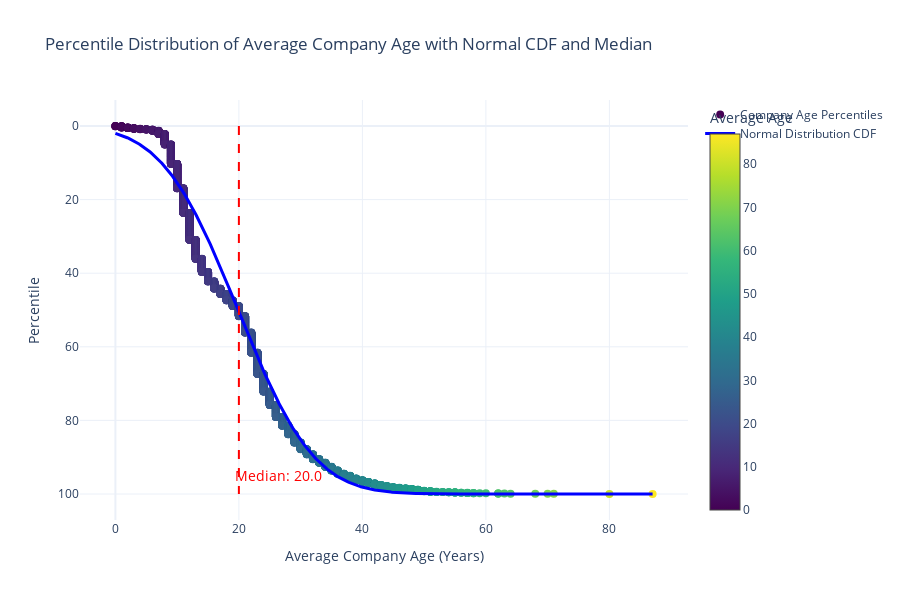

Source (notebook cell):
### Code cell
import numpy as np
import plotly.graph_objects as go
from scipy.stats import norm

# Use your cleaned data (replace this with your actual DataFrame column)
# Example cleaning step:
ages = status_df['average_age'].dropna().sort_values().reset_index(drop=True).to_numpy()

# Calculate percentiles for each age point (0 to 100%)
percentiles = np.linspace(0, 100, len(ages))

# Fit normal distribution to the same cleaned data
mu, std = norm.fit(ages)

# Generate smooth x values for plotting the normal CDF
age_vals = np.linspace(ages.min(), ages.max(), 500)
cdf_vals = norm.cdf(age_vals, loc=mu, scale=std) * 100  # scale to 0-100 percentile

# Calculate median from the exact same data
median_age = np.median(ages)

# Create figure
fig = go.Figure()

# Scatter plot: actual data percentiles
fig.add_trace(go.Scatter(
    x=ages,
    y=percentiles,
    mode='markers',
    marker=dict(
        size=8,
        color=ages,
        colorscale='Viridis',
        colorbar=dict(title='Average Age'),
        showscale=True,
    ),
    name='Company Age Percentiles'
))

# Add normal distribution CDF line
fig.add_trace(go.Scatter(
    x=age_vals,
    y=cdf_vals,
    mode='lines',
    line=dict(color='blue', width=3),
    name='Normal Distribution CDF'
))

# Add median vertical dashed line
fig.add_shape(
    type='line',
    x0=median_age,
    x1=median_age,
    y0=0,
    y1=100,
    line=dict(color='red', width=2, dash='dash'),
)

# Add median annotation
fig.add_annotation(
    x=median_age,
    y=95,
    text=f"Median: {median_age:.1f}",
    showarrow=True,
    arrowhead=2,
    ax=40,
    ay=0,
    font=dict(color='red', size=14)
)

# Layout settings
fig.update_layout(
    title="Percentile Distribution of Average Company Age with Normal CDF and Median",
    xaxis_title="Average Company Age (Years)",
    yaxis_title="Percentile",
    yaxis=dict(autorange='reversed'),  # So 0% is at bottom, 100% at top
    template='plotly_white',
    height=600
)

fig.show()

### Figure 1 — Plotly figure (JSON) as saved in the notebook; plotly's stock layout.template omitted (floating-point values rounded to 4 significant figures; data arrays with more than 128 entries replaced by an {"elided": "..."} marker saying what was removed)
{"data": [{"marker": {"color": {"elided": "5583 float values"}, "colorbar": {"title": {"text": "Average Age"}}, "colorscale": [[0, "#440154"], [0.1111, "#482878"], [0.2222, "#3e4989"], [0.3333, "#31688e"], [0.4444, "#26828e"], [0.5556, "#1f9e89"], [0.6667, "#35b779"], [0.7778, "#6ece58"], [0.8889, "#b5de2b"], [1, "#fde725"]], "showscale": true, "size": 8}, "mode": "markers", "name": "Company Age Percentiles", "type": "scatter", "x": {"elided": "5583 float values"}, "y": {"elided": "5583 float values"}}, {"line": {"color": "blue", "width": 3}, "mode": "lines", "name": "Normal Distribution CDF", "type": "scatter", "x": {"elided": "500 float values"}, "y": {"elided": "500 float values"}}], "layout": {"annotations": [{"arrowhead": 2, "ax": 40, "ay": 0, "font": {"color": "red", "size": 14}, "showarrow": true, "text": "Median: 20.0", "x": 20, "y": 95}], "height": 600, "shapes": [{"line": {"color": "red", "dash": "dash", "width": 2}, "type": "line", "x0": 20, "x1": 20, "y0": 0, "y1": 100}], "title": {"text": "Percentile Distribution of Average Company Age with Normal CDF and Median"}, "xaxis": {"title": {"text": "Average Company Age (Years)"}}, "yaxis": {"autorange": "reversed", "title": {"text": "Percentile"}}}}
